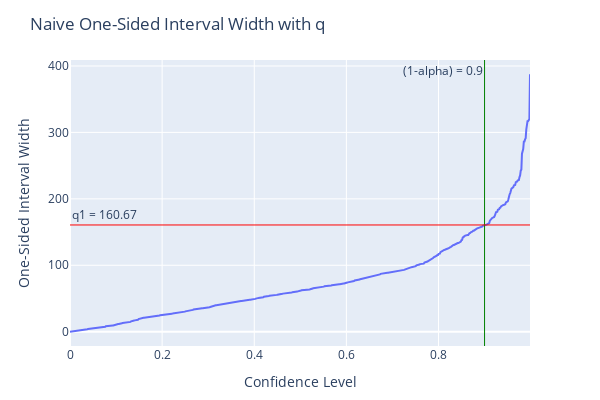
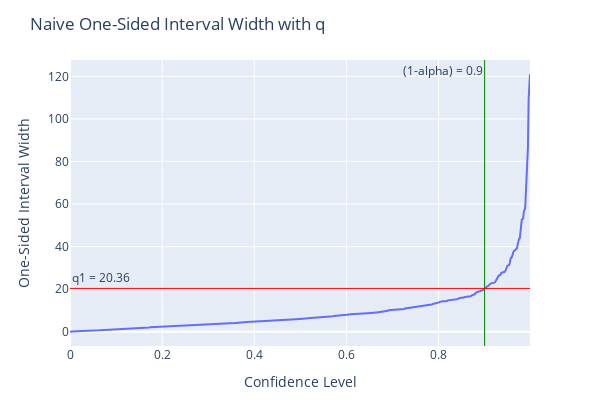

Notebook cell for these charts, in order:
### Markdown cell above
#### Option 1: Naive Conformal Prediction
After training the base model, we then carry out the calibration process using the `naive` module. The steps are outlined as follow:
<br>i. predict the output value of the instances within the calibration set;
<br>ii. calculate absolute residual by comparing the actual and predicted value for each observation in the calibration set;
<br>iii. sort all absolute residual in ascending order; 
<br>iv. finds the quantified uncertainty ($\hat{q}$) with the desired confidence level; and
<br>v. use the quantified uncertainty ($\hat{q}$) to make the final prediciton intervals.

Going back to our example, we need to denote the parameter value for calibration set, significant level (alpha) for conformal prediction on top of the pre-trained models above.

### Code cell
# Parameter for naive conformal prediction
method = "naive"
alpha = 1 - confidence_lv

# Enable conformal predict on the pre-trained models
# Evaluate parameter is optional, refer to the "Evaluate Performance" session below
naive_forecast1 = cp_model1.conformal_predict(
    test_df,
    calibration_df=cal_df,
    alpha=alpha,
    method=method,
    plotting_backend="plotly-static",
    show_all_PI=True,
)
naive_forecast2 = cp_model2.conformal_predict(
    test_df,
    calibration_df=cal_df,
    alpha=alpha,
    method=method,
    plotting_backend="plotly-static",
    show_all_PI=True,
)

### Figure 1 — Plotly figure (JSON) as saved in the notebook; plotly's stock layout.template omitted (floating-point values rounded to 4 significant figures; data arrays with more than 128 entries replaced by an {"elided": "..."} marker saying what was removed)
{"data": [{"hovertemplate": "Confidence Level=%{x}<br>One-Sided Interval Width=%{y}<extra></extra>", "legendgroup": "", "line": {"color": "#636efa", "dash": "solid"}, "marker": {"symbol": "circle"}, "mode": "lines", "name": "", "orientation": "v", "showlegend": false, "type": "scatter", "x": {"elided": "746 float values"}, "xaxis": "x", "y": {"elided": "746 float values"}, "yaxis": "y"}], "layout": {"annotations": [{"showarrow": false, "text": "(1-alpha) = 0.9", "x": 0.9, "xanchor": "right", "xref": "x", "y": 1, "yanchor": "top", "yref": "y domain"}, {"showarrow": false, "text": "q1 = 160.67", "x": 0, "xanchor": "left", "xref": "x domain", "y": 160.7, "yanchor": "bottom", "yref": "y"}], "height": 400, "legend": {"tracegroupgap": 0}, "margin": {"b": 50, "l": 70, "r": 70, "t": 60}, "shapes": [{"line": {"color": "green", "width": 1}, "type": "line", "x0": 0.9, "x1": 0.9, "xref": "x", "y0": 0, "y1": 1, "yref": "y domain"}, {"line": {"color": "red", "width": 1}, "type": "line", "x0": 0, "x1": 1, "xref": "x domain", "y0": 160.7, "y1": 160.7, "yref": "y"}], "title": {"text": "Naive One-Sided Interval Width with q"}, "width": 600, "xaxis": {"anchor": "y", "domain": [0, 1], "title": {"text": "Confidence Level"}}, "yaxis": {"anchor": "x", "domain": [0, 1], "title": {"text": "One-Sided Interval Width"}}}}

### Figure 2 — Plotly figure (JSON) as saved in the notebook; plotly's stock layout.template omitted (floating-point values rounded to 4 significant figures; data arrays with more than 128 entries replaced by an {"elided": "..."} marker saying what was removed)
{"data": [{"hovertemplate": "Confidence Level=%{x}<br>One-Sided Interval Width=%{y}<extra></extra>", "legendgroup": "", "line": {"color": "#636efa", "dash": "solid"}, "marker": {"symbol": "circle"}, "mode": "lines", "name": "", "orientation": "v", "showlegend": false, "type": "scatter", "x": {"elided": "674 float values"}, "xaxis": "x", "y": {"elided": "674 float values"}, "yaxis": "y"}], "layout": {"annotations": [{"showarrow": false, "text": "(1-alpha) = 0.9", "x": 0.9, "xanchor": "right", "xref": "x", "y": 1, "yanchor": "top", "yref": "y domain"}, {"showarrow": false, "text": "q1 = 20.36", "x": 0, "xanchor": "left", "xref": "x domain", "y": 20.36, "yanchor": "bottom", "yref": "y"}], "height": 400, "legend": {"tracegroupgap": 0}, "margin": {"b": 50, "l": 70, "r": 70, "t": 60}, "shapes": [{"line": {"color": "green", "width": 1}, "type": "line", "x0": 0.9, "x1": 0.9, "xref": "x", "y0": 0, "y1": 1, "yref": "y domain"}, {"line": {"color": "red", "width": 1}, "type": "line", "x0": 0, "x1": 1, "xref": "x domain", "y0": 20.36, "y1": 20.36, "yref": "y"}], "title": {"text": "Naive One-Sided Interval Width with q"}, "width": 600, "xaxis": {"anchor": "y", "domain": [0, 1], "title": {"text": "Confidence Level"}}, "yaxis": {"anchor": "x", "domain": [0, 1], "title": {"text": "One-Sided Interval Width"}}}}
